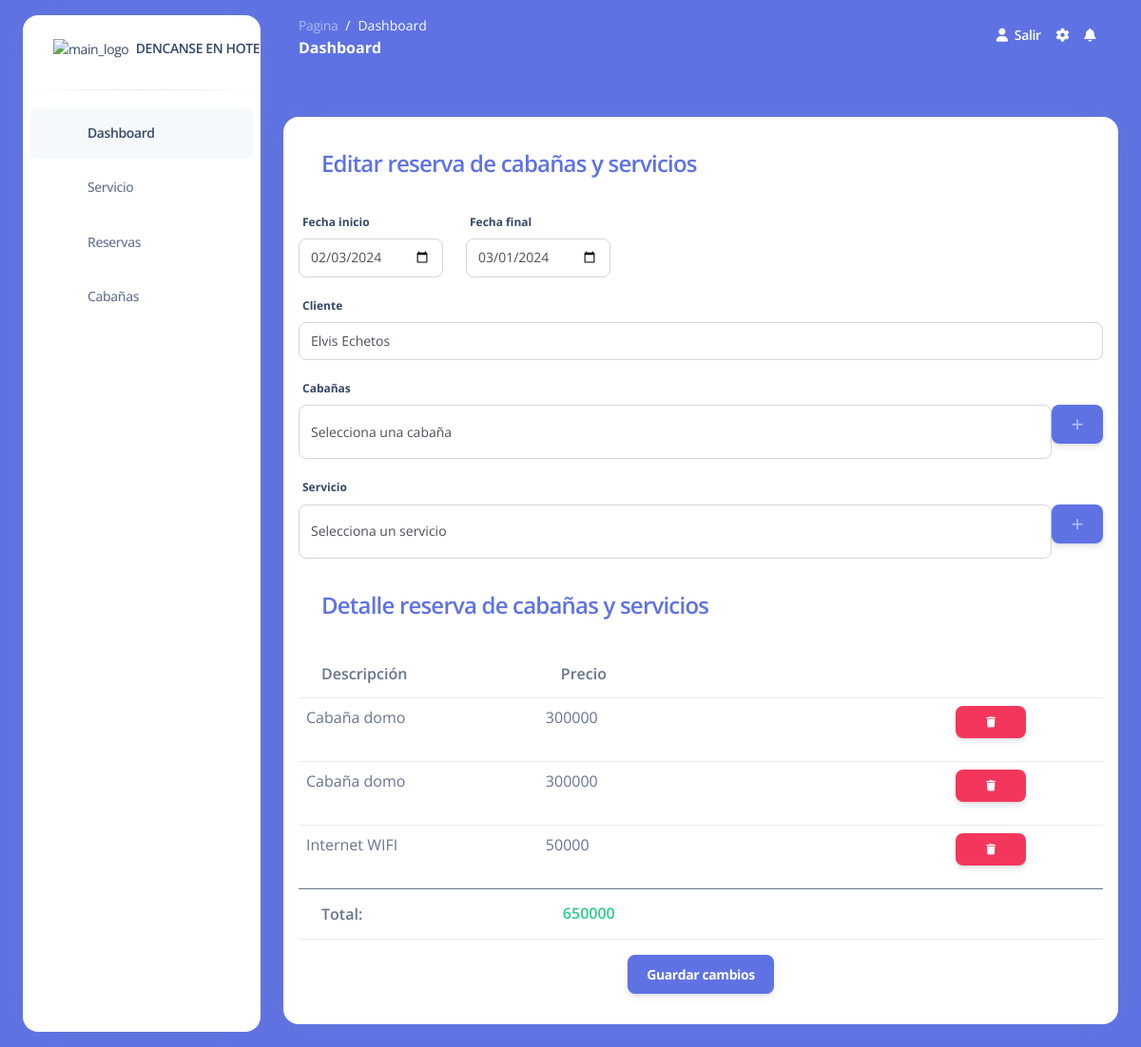
The app's page /reservations/edit/12/, older data.
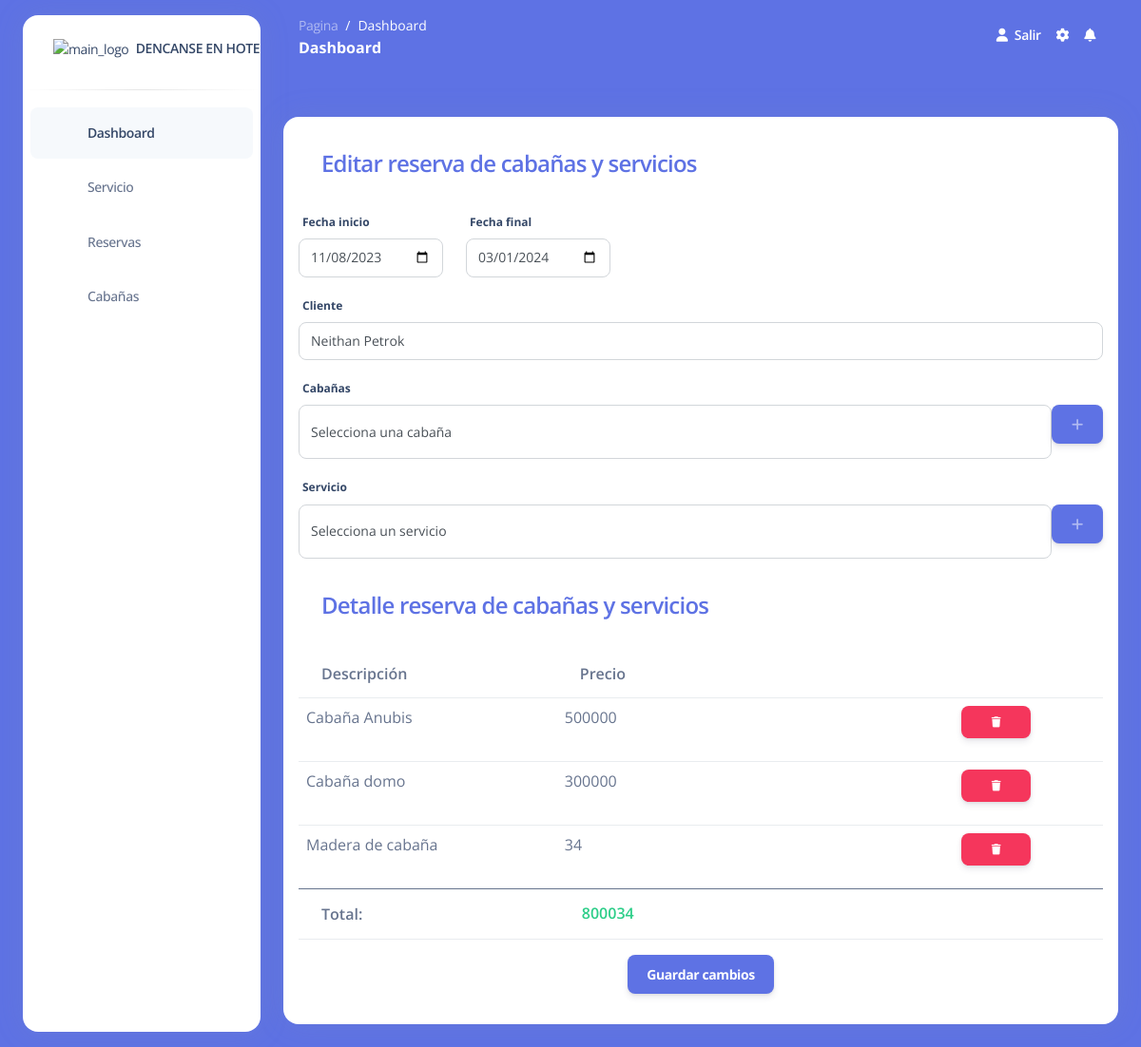
The same page, newer data.
### reservations/models.py (models this page shows, shortened)
class Reservation(models.Model):
    daterr = models.DateField()
    datess = models.DateField()
    dateff = models.DateField()
    price = models.IntegerField()
    costumer = models.ForeignKey('costumers.Costumer', on_delete=models.DO_NOTHING)
    rstatu = models.CharField(max_length=200,default='Reservado')

### costumers/models.py (models this page shows, shortened)
class Costumer(models.Model):
    name = models.CharField(max_length=255)
    document = models.CharField(max_length=20, unique=True)
    email = models.CharField(max_length=255)
    phone = models.IntegerField()
    status = models.BooleanField(default=True)

### rlodgings/models.py (models this page shows, shortened)
class Rlodging(models.Model):
    price = models.IntegerField()
    reservation = models.ForeignKey('reservations.Reservation', on_delete=models.DO_NOTHING)
    lodging = models.ForeignKey('lodgings.Lodging', on_delete=models.DO_NOTHING)

### lodgings/models.py (models this page shows, shortened)
class Lodging(models.Model):
    image = models.ImageField(upload_to='static/lodgings_images', null=True)
    name = models.CharField(max_length=255)
    price = models.IntegerField()
    capacity= models.IntegerField()
    description = models.CharField(max_length=255)
    typelodging = models.ForeignKey('typelodgings.Typelodging', on_delete=models.DO_NOTHING)
    status = models.BooleanField(default=True)

### rservices/models.py (models this page shows, shortened)
class Rservice(models.Model):
    price = models.IntegerField()
    reservation = models.ForeignKey('reservations.Reservation', on_delete=models.DO_NOTHING)
    service = models.ForeignKey('services.Service', on_delete=models.DO_NOTHING)

### services/models.py (models this page shows, shortened)
class Service(models.Model):
    image = models.ImageField(upload_to='static/services_images', null=True)
    name = models.CharField(max_length=255)
    price = models.IntegerField()
    description = models.CharField(max_length=255)
    status = models.BooleanField(default=True)

### reservations/views.py (the view, shortened to what this page needs)
# urls.py: path('edit/<int:reservation_id>/', views.edit_reservation, name='edit_reservation'),
def edit_reservation(request, reservation_id):
    reservation = Reservation.objects.get(pk=reservation_id)
    rlodgings = Rlodging.objects.filter(reservation=reservation)
    rservices = Rservice.objects.filter(reservation=reservation)
    costumers_list = Costumer.objects.all()
    lodgings_list = Lodging.objects.all()
    services_list = Service.objects.all()
    total = 0  # Inicializamos la variable total
    total = sum(rlodging.price for rlodging in rlodgings) + sum(rservice.price for rservice in rservices)
    if total % 1 == 0:  # Verificar si el total es un número entero
        total = int(total)  # Convertir a entero si es necesario
    else:
        total = '{:.2f}'.format(total)  # De lo contrario, mantener dos decimales
    return render(request, 'reservations/edit.html', {
        'reservation': reservation,
        'costumers_list': costumers_list,
        'lodgings_list': lodgings_list,
        'services_list': services_list,
        'rlodgings': rlodgings,
        'rservices': rservices,
        'total': total,
    })

### templates/reservations/edit.html (shortened to what this page needs)
{% extends 'base.html' %}
{% block content %}
<div class="card-header py-3 mb-3">
    <h4 class="m-0 font-weight-bold text-primary">Editar reserva de cabañas y servicios</h4>
</div>
<form action="" method="post">
    <div class="d-flex">
        <div class="mb-3">
            <label for="datess" class="form-label">Fecha inicio</label>
            <input type="date" class="form-control" name="datess" id="datess" aria-describedby="helpId"
                placeholder="Ingresa una fecha de inicio" value="{{ reservation.datess|date:'Y-m-d' }}">
        </div>
        <div class="mb-3 mx-4">
            <label for="dateff" class="form-label">Fecha final</label>
            <input type="date" class="form-control" name="dateff" id="dateff" aria-describedby="helpId"
                placeholder="Ingresa una fecha de inicio" value="{{ reservation.dateff|date:'Y-m-d' }}">
        </div>
    </div>
    <div class="mb-3">
        <label for="costumer" class="form-label">Cliente</label>
        <select class="form-control" name="costumer" id="costumer">
            {% for costumer in costumers_list %}
            <option value="{{ costumer.id }}" {% if costumer.id == reservation.costumer.id %} selected {% endif %}>{{ costumer.name }}</option>
            {% endfor %}
        </select>
    </div>
    <div class="mb-3">
        <label for="lodging" class="form-label">Cabañas</label>
        <div class="d-flex">
            <select class="form-control" name="lodging" id="lodging">
                <option value="">Selecciona una cabaña</option>
            </select>
            <button type="button" onclick="addLodging(event)" class="btn btn-primary btn-icon-split mb-3">
                <span class="icon text-white-50"><i class="fas fa-plus"></i></span>
            </button>
        </div>
    </div>
    <div class="mb-3">
        <label for="service" class="form-label">Servicio</label>
        <div class="d-flex">
            <select class="form-control" name="service" id="service">
                <option value="">Selecciona un servicio</option>
            </select>
            <button onclick="addService(event)" type="button" class="btn btn-primary btn-icon-split mb-3">
                <span class="icon text-white-50"><i class="fas fa-plus"></i></span>
            </button>
        </div>
    </div>
    <div class="card-header py-3 mb-3">
        <h4 class="m-0 font-weight-bold text-primary">Detalle reserva de cabañas y servicios</h4>
    </div>
    <div class="table-responsive">
        <table class="table">
            <thead>
                <tr>
                    <th scope="col">Descripción</th>
                    <th scope="col">Precio</th>
                    <th scope="col"></th>
                </tr>
            </thead>
            <tbody id="treservations">
                {% for rlodging in rlodgings %}
                <tr>
                    <td>
                        {{ rlodging.lodging.name }}
                    </td>
                    <td>{{ rlodging.price }}</td>
                    <td>
                        <a href="{% url 'delete_booking_cabin' rlodging.id %}" class="btn btn-danger btn-circle btn-sm">
                            <i class="fas fa-trash"></i>
                        </a>
                    </td>
                </tr>
                {% endfor %}
                {% for rservice in rservices %}
                <tr>
                    <td>
                        {{ rservice.service.name }}
                    </td>
                    <td>{{ rservice.price }}</td>
                    <td>
                        <a href="{% url 'delete_service_cabin' rservice.id %}" class="btn btn-danger btn-circle btn-sm">
                            <i class="fas fa-trash"></i>
                        </a>
                    </td>
                </tr>
                {% endfor %}
            </tbody>
            <thead>
                <tr>
                    <th>Total:</th>
                    <th scope="col">
                        <input class="text-success font-weight-bold" style="border: none;" type="text" name="totalValue" id="totalValue" value="{{ total }}" readonly>
                    </th>
                    <th></th>
                </tr>
            </thead>
        </table>
    </div>
    <div class="text-center">
        <button type="submit" class="btn btn-primary" onclick="return validateTotal()">Guardar cambios</button>
    </div>
</form>
{% endblock %}

### templates/base.html (shortened to what this page needs)
{% load static %}
<!DOCTYPE html>
<html lang="en">
<head>
  <link href="{% static './css/nucleo-icons.css'%}" rel="stylesheet" />
  <link href="{% static './css/nucleo-svg.css'%}" rel="stylesheet" />
  <link href="{% static './css/nucleo-svg.css' %}" rel="stylesheet" />
  <link id="pagestyle" href="{% static './css/argon-dashboard.css' %}" rel="stylesheet" />
</head>
<body class="g-sidenav-show   bg-primary"  onload="mostrarHora()">
  <aside class="sidenav bg-white navbar navbar-vertical navbar-expand-xs border-0 border-radius-xl my-3 fixed-start ms-4 " id="sidenav-main">
    <div class="sidenav-header">
      <a class="navbar-brand m-0" href="https://demos.creative-tim.com/argon-dashboard/pages/dashboard.html" target="_blank">
        <img src="{% static './img/logo-ct-dark.png'  %}" class="navbar-brand-img h-100" alt="main_logo">
        <span class="ms-1 font-weight-bold">DENCANSE EN HOTEL</span>
      </a>
    </div>
    <hr class="horizontal dark mt-0">
    <div class="collapse navbar-collapse  w-auto " id="sidenav-collapse-main">
      <ul class="navbar-nav">
        <li class="nav-item">
          <a class="nav-link active" href="{% url 'index' %}">
            <div class="icon icon-shape icon-sm border-radius-md text-center me-2 d-flex align-items-center justify-content-center">
              <i class="ni ni-tv-2 text-primary text-sm opacity-10"></i>
            </div>
            <span class="nav-link-text ms-1">Dashboard</span>
          </a>
        </li>
        <li class="nav-item">
        <li class="nav-item">
          <a class="nav-link " href="{% url 'services' %}">
            <div class="icon icon-shape icon-sm border-radius-md text-center me-2 d-flex align-items-center justify-content-center">
              <i class="ni ni-credit-card text-success text-sm opacity-10"></i>
            </div>
            <span class="nav-link-text ms-1">Servicio</span>
          </a>
        </li>
        <li class="nav-item">
        <li class="nav-item">
          <a class="nav-link " href="{% url 'reservations' %}">
            <div class="icon icon-shape icon-sm border-radius-md text-center me-2 d-flex align-items-center justify-content-center">
              <i class="ni ni-app text-info text-sm opacity-10"></i>
            </div>
            <span class="nav-link-text ms-1">Reservas</span>
          </a>
        </li>
        <li class="nav-item">
       <li class="nav-item">
          <a class="nav-link " href="{% url 'lodgings' %}">
            <div class="icon icon-shape icon-sm border-radius-md text-center me-2 d-flex align-items-center justify-content-center">
              <i class="ni ni-single-02 text-dark text-sm opacity-10"></i>
            </div>
            <span class="nav-link-text ms-1">Cabañas</span>
          </a>
        </li>
      </ul>
    </div>
  </aside>
  <main class="main-content position-relative border-radius-lg ">
    <nav class="navbar navbar-main navbar-expand-lg px-0 mx-4 shadow-none border-radius-xl " id="navbarBlur" data-scroll="false">
      <div class="container-fluid py-1 px-3">
        <nav aria-label="breadcrumb">
          <ol class="breadcrumb bg-transparent mb-0 pb-0 pt-1 px-0 me-sm-6 me-5">
            <li class="breadcrumb-item text-sm"><a class="opacity-5 text-white" href="javascript:;">Pagina</a></li>
            <li class="breadcrumb-item text-sm text-white active" aria-current="page">Dashboard</li>
          </ol>
          <h6 class="font-weight-bolder text-white mb-0">Dashboard</h6>
        </nav>
        <div class="collapse navbar-collapse mt-sm-0 mt-2 me-md-0 me-sm-4" id="navbar">
          <ul class="navbar-nav  justify-content-end">
            <li class="nav-item d-flex align-items-center">
              <a href="{% url 'logout' %}" class="nav-link text-white font-weight-bold px-0">
                <i class="fa fa-user me-sm-1"></i>
                <span class="d-sm-inline d-none">Salir</span>
              </a>
            </li>
            <li class="nav-item px-3 d-flex align-items-center">
              <a href="javascript:;" class="nav-link text-white p-0">
                <i class="fa fa-cog fixed-plugin-button-nav cursor-pointer"></i>
              </a>
            </li>
            <li class="nav-item dropdown pe-2 d-flex align-items-center">
              <a href="javascript:;" class="nav-link text-white p-0" id="dropdownMenuButton" data-bs-toggle="dropdown" aria-expanded="false">
                <i class="fa fa-bell cursor-pointer"></i>
              </a>
            </li>
          </ul>
        </div>
      </div>
    </nav>
    <div class="container-fluid py-4">
      <div class="row mt-4">
        <div class="col-lg-12 mb-lg-0 mb-4">
          <div class="card z-index-2 h-100">
            <div class="card-body p-3">
              <div class="chart">
    {% block content %}
    {% endblock %}
      </body>
  </html>

### static/css/nucleo-svg.css (style rules this page uses)
.icon { display: inline-block; color: #111111; height: 1em; width: 1em; }
.icon-sm { height: 0.8em; width: 0.8em; }
.icon { fill: currentColor; stroke: none; }

Row changes from the older to the newer data that the page shows:
removed Rlodging: lodging.name "Cabaña domo", price "300000"
removed Rservice: service.name "Internet WIFI", price "50000"
changed Reservation: datess "02/03/2024" → "11/08/2023"; costumer "Elvis Echetos" → "Neithan Petrok"
added Rlodging: lodging.name "Cabaña Anubis", price "500000"
added Rlodging: lodging.name "Madera de cabaña", price "34"
Text that changed along with them:
form field totalValue: "650000" → "800034"
